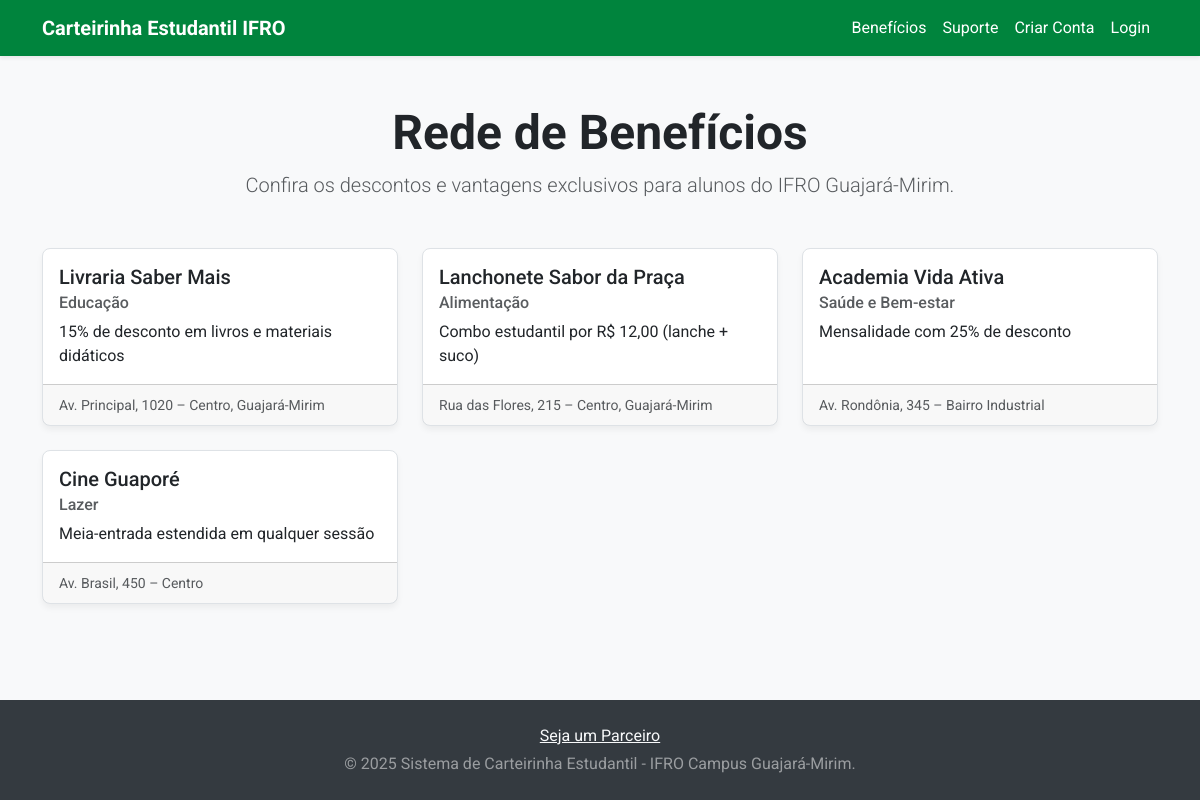
Page /parceiros/beneficios/ on the committed database.
### parceiros/models.py (models this page shows, shortened)
class Parceiro(models.Model):
    nome_fantasia = models.CharField(max_length=255)
    cnpj = models.CharField(max_length=18, unique=True)
    endereco = models.CharField(max_length=255)
    categoria = models.CharField(max_length=100)
    descricao_beneficio = models.TextField()
    regras_de_uso = models.TextField(blank=True)
    STATUS_CHOICES = [
        ('Ativa', 'Ativa'),
        ('Inativa', 'Inativa'),
    ]
    status_parceria = models.CharField(max_length=10, choices=STATUS_CHOICES, default='Ativa')

### parceiros/views.py (the view)
# urls.py: path('beneficios/', views.lista_beneficios, name='lista_beneficios'),
def lista_beneficios(request):
    parceiros_ativos = Parceiro.objects.filter(status_parceria='Ativa')
    contexto = {
        'parceiros': parceiros_ativos
    }
    return render(request, 'parceiros/lista_beneficios.html', contexto)

### parceiros/templates/parceiros/lista_beneficios.html
{% extends 'alunos/base.html' %}
{% block content %}
<div class="container">
    <div class="text-center mb-5">
        <h1 class="display-5 fw-bold">Rede de Benefícios</h1>
        <p class="lead text-muted">Confira os descontos e vantagens exclusivos para alunos do IFRO Guajará-Mirim.</p>
    </div>
    <div class="row row-cols-1 row-cols-md-2 row-cols-lg-3 g-4">
        {% for parceiro in parceiros %}
        <div class="col">
            <div class="card h-100">
                <div class="card-body">
                    <h5 class="card-title">{{ parceiro.nome_fantasia }}</h5>
                    <h6 class="card-subtitle mb-2 text-muted">{{ parceiro.categoria }}</h6>
                    <p class="card-text">{{ parceiro.descricao_beneficio }}</p>
                </div>
                <div class="card-footer">
                    <small class="text-muted">{{ parceiro.endereco }}</small>
                </div>
            </div>
        </div>
        {% empty %}
        <div class="col-12">
            <div class="alert alert-info text-center">Nenhum parceiro cadastrado no momento.</div>
        </div>
        {% endfor %}
    </div>
</div>
{% endblock %}

### static/css/ifro-theme.css (style rules this page uses)
:root { --ifro-green: #00843D; --ifro-green-dark: #006a31; --light-gray: #f8f9fa; --dark-text: #212529; --light-text: #ffffff; --border-color: #dee2e6; }
body { background-color: var(--light-gray); color: var(--dark-text); font-family: 'Roboto', -apple-system, BlinkMacSystemFont, 'Segoe UI', Helvetica, Arial, sans-serif; }
.card { border: 1px solid var(--border-color); border-radius: 8px; box-shadow: 0 4px 6px rgba(0,0,0,0.05); }

### rows in the picture
Parceiro: nome_fantasia "Livraria Saber Mais", categoria "Educação", descricao_beneficio "15% de desconto em livros e materiais didáticos", endereco "Av. Principal, 1020 – Centro, Guajará-Mirim"
Parceiro: nome_fantasia "Lanchonete Sabor da Praça", categoria "Alimentação", descricao_beneficio "Combo estudantil por R$ 12,00 (lanche + suco)", endereco "Rua das Flores, 215 – Centro, Guajará-Mirim"
Parceiro: nome_fantasia "Academia Vida Ativa", categoria "Saúde e Bem-estar", descricao_beneficio "Mensalidade com 25% de desconto", endereco "Av. Rondônia, 345 – Bairro Industrial"
Parceiro: nome_fantasia "Cine Guaporé", categoria "Lazer", descricao_beneficio "Meia-entrada estendida em qualquer sessão", endereco "Av. Brasil, 450 – Centro"
